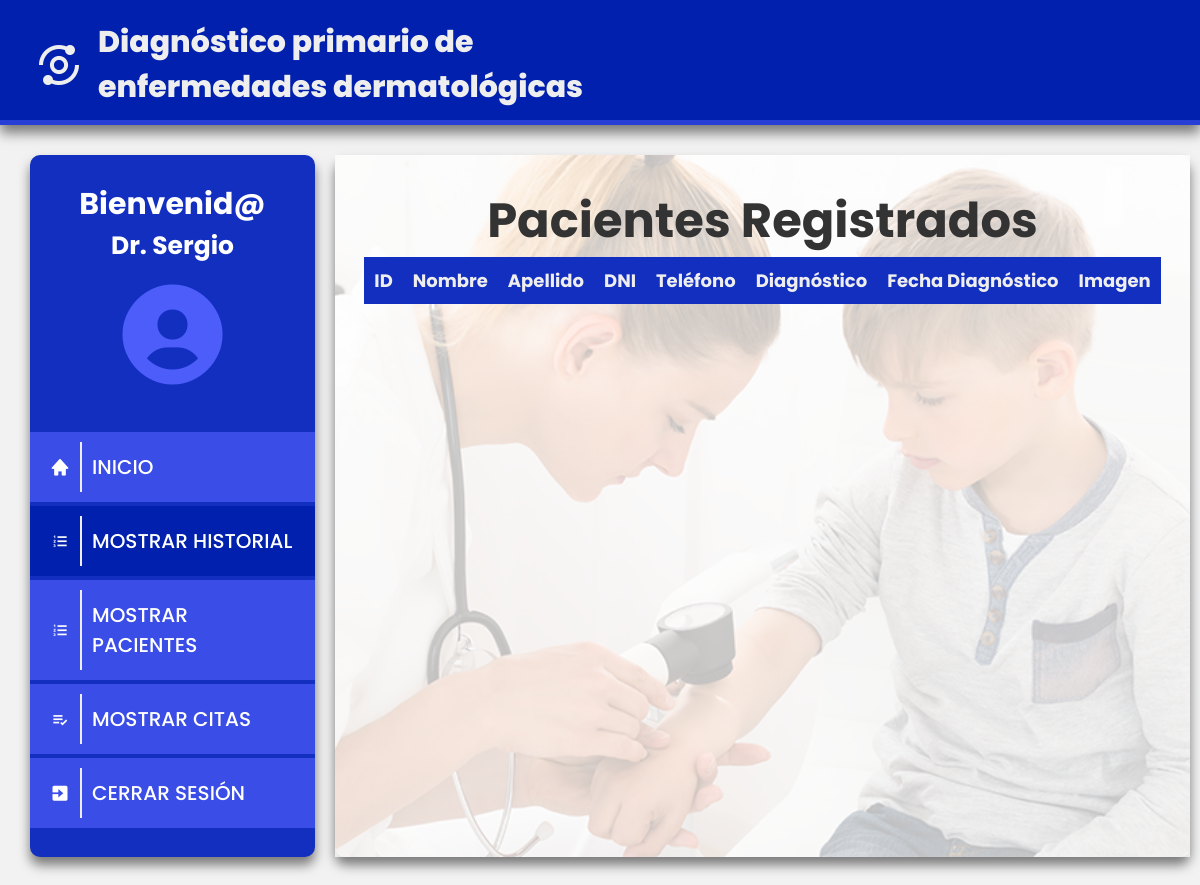
The page /show_record/1/Sergio on the database as committed earlier.
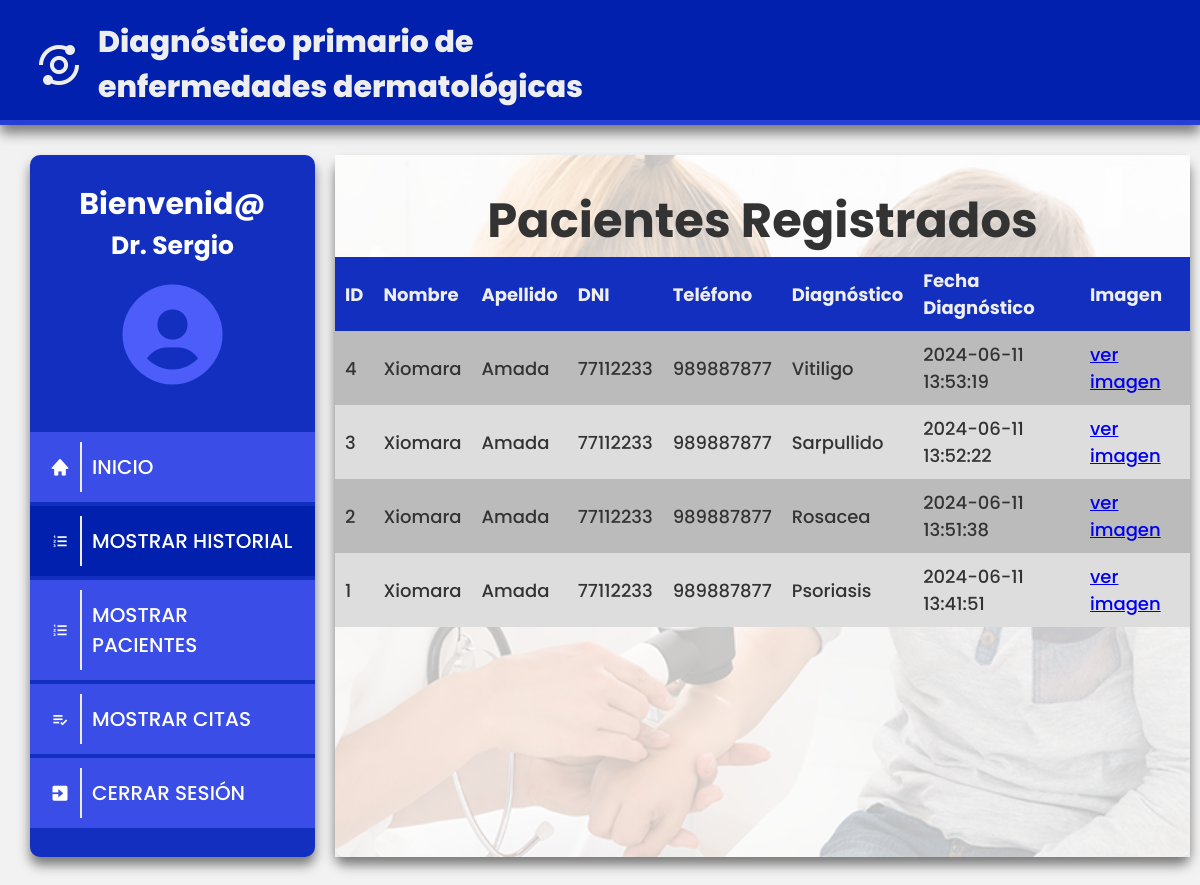
The same page on the database as committed later.
### tables this page shows
CREATE TABLE "Record" (
	"id"	INTEGER NOT NULL,
	"id_patient"	INTEGER NOT NULL,
	"image_url"	TEXT NOT NULL,
	"disease"	TEXT NOT NULL,
	"r_date"	TEXT NOT NULL,
	PRIMARY KEY("id" AUTOINCREMENT)
);

CREATE TABLE "Patients" (
	"id"	INTEGER NOT NULL,
	"name"	TEXT NOT NULL,
	"lastName"	TEXT NOT NULL,
	"document"	TEXT NOT NULL,
	"telf"	TEXT NOT NULL,
	"date"	TEXT,
	"email"	TEXT,
	"password"	TEXT NOT NULL,
	"disease"	TEXT,
	PRIMARY KEY("id")
);

### app.py (the view)
@app.route("/show_record/<int:doctor_id>/<doctor_name>")
def show_record(doctor_id, doctor_name):
    conn = sqlite3.connect(database_path)
    cursor = conn.cursor()
    cursor.execute(
        """
    SELECT *
    FROM Record
    INNER JOIN Patients ON Record.id_patient = Patients.id
    ORDER BY Record.id DESC;
    """
    )
    resultados = cursor.fetchall()
    cursor.close()
    conn.close()
    return render_template(
        "show_record.html",
        doctor_id=doctor_id,
        doctor_name=doctor_name,
        record=resultados,
    )

### templates/show_record.html
{% extends "interface_doctor.html" %}
{% block ul %}
<ul class="nav_list">
    <li><a class="menu_opcion" href="{{ url_for('interface_doctor',doctor_id = doctor_id) }}">
            <div>
                <i class='bx bxs-home'></i>
                <span>INICIO</span>
            </div>
        </a></li>
    <li><a class="menu_opcion activado"
            href="{{ url_for('show_record',doctor_id = doctor_id,doctor_name=doctor_name) }}"">
            <div>
                <i class='bx bx-list-ol'></i>
                <span>MOSTRAR HISTORIAL</span>
            </div>
        </a></li>
    <li><a class=" menu_opcion" href="{{ url_for('show_patients',doctor_id=doctor_id, doctor_name = doctor_name) }}">
            <div>
                <i class='bx bx-list-ol'></i>
                <span>MOSTRAR PACIENTES</span>
            </div>
        </a></li>
    <li><a class="menu_opcion" href="{{ url_for('show_dates',doctor_id=doctor_id, doctor_name=doctor_name) }}">
            <div>
                <i class='bx bx-list-check'></i>
                <span>MOSTRAR CITAS</span>
            </div>
        </a></li>
    <li><a class="menu_opcion" href="{{ url_for('index') }}">
            <div>
                <i class='bx bxs-exit'></i>
                <span>CERRAR SESIÓN</span>
            </div>
        </a></li>
</ul>
{% endblock %}
{% block content %}
<div class="overlay_3">
    <h1>Pacientes Registrados</h1>
    <div class="patients_table">
        <table>
            <tr>
                <th>ID</th>
                <th>Nombre</th>
                <th>Apellido</th>
                <th>DNI</th>
                <th>Teléfono</th>
                <th>Diagnóstico</th>
                <th>Fecha Diagnóstico</th>
                <th>Imagen</th>
            </tr>
            {% for r in record %}
            <tr>
                <td>{{ r[0] }}</td>
                <td>{{ r[6] }}</td>
                <td>{{ r[7] }}</td>
                <td>{{ r[8] }}</td>
                <td>{{ r[9] }}</td>
                <td>{{ r[3] }}</td>
                <td>{{ r[4][:19] }}</td>
                <td>
                    <a
                        href="{{ url_for('show_record_image', doctor_id=doctor_id, doctor_name=doctor_name, record_img=r[0]) }}">ver
                        imagen</a>
                </td>
            </tr>
            {% endfor %}
        </table>
    </div>
</div>
{% endblock %}

### templates/interface_doctor.html (shortened to what this page needs)
<!DOCTYPE html>
<html lang="en">
<head>
    <link rel="stylesheet" href="https://unpkg.com/boxicons@latest/css/boxicons.min.css" />
    <link rel="stylesheet" href="{{url_for('static',filename ='css/doctor_style.css')}}" />
</head>
<body>
    <div class="div_back">
        <div class="title">
            <i class='bx bx-analyse bx-lg'></i>
            Diagnóstico primario de<br />enfermedades dermatológicas
        </div>
        <div class="section_1">
            <div class="menu">
                <div class="div_user">
                    <h1>Bienvenid@</h1>
                    <h2>Dr. {{doctor_name}}</h2>
                    <i class='bx bxs-user-circle'></i>
                </div>
                {% block ul %}{% endblock %}
            </div>
            <div class="section_2">
                {% block content %}{% endblock %}
            </div>
        </div>
    </div>
</body>

### static/css/doctor_style.css (style rules this page uses)
* { margin: 0; padding: 0; box-sizing: border-box; }
.div_back { position: absolute; top: 0; left: 0; width: 100%; height: 100%; background-color: #F2F2F2; display: flex; flex-direction: column; }
.div_back .title { font-family: "Poppins", sans-serif; font-size: 30px; font-weight: 800; background-color: #0020ad; border-bottom: 5px solid #273fd4; color: #EEE; display: flex; align-items: center; padding: 20px 0 10px 35px; box-shadow: rgba(0, 0, 0, 0.5) 0px 8px 12px 0px; }
.title i { padding-right: 15px; }
.section_1 { display: grid; grid-template-columns: 25% 75%; grid-template-rows: 1fr; grid-column-gap: 20px; height: 100%; padding: 30px; }
.menu { display: flex; flex-direction: column; justify-content: center; align-items: center; background-color: #132fc0; border-radius: 10px; box-shadow: rgba(0, 0, 0, 0.5) 0px 8px 12px 0px; }
.menu .div_user { display: flex; flex-direction: column; align-items: center; color: #fff; font-family: "Poppins", sans-serif; font-weight: 800; }
.div_user h1 { font-size: 30px; }
.div_user h2 { font-size: 25px; }
.bxs-user-circle { color: #4d5dfa; font-size: 120px; padding-top: 10px; padding-bottom: 35px; }
.nav_list { list-style: none; display: flex; flex-direction: column; width: 100%; }
.menu_opcion { display: block; text-decoration: none; padding: 10px; font-size: 20px; font-family: "Poppins", sans-serif; font-weight: 500; color: #fff; background-color: #3a4ee7; border-top: 2px solid #132fc0; border-bottom: 2px solid #132fc0; transition: all 0.6s ease; }
.activado { background-color: #0020ad; }
.menu_opcion div { display: flex; align-items: center; }
.menu_opcion span { display: block; border-left: 2px solid #eee; padding: 10px; }
.menu_opcion i { padding: 10px; }
.section_2 { width: 100%; height: 100%; background-image: url("../images/bg_2.jpg"); background-size: cover; background-position: center; background-repeat: no-repeat; border-radius: 10px; box-shadow: rgba(0, 0, 0, 0.5) 0px 8px 12px 0px; }
.overlay_3 { width: 100%; height: 100%; background-color: rgba(255, 255, 255, 0.75); display: flex; align-items: center; flex-direction: column; justify-content: center; padding: 30px 0px 0px 0px; font-size: 24px; font-family: "Poppins", sans-serif; font-weight: 500; color: #333; }
.patients_table { height: 600px; overflow-y: scroll; }
.patients_table th { background-color: #132fc0; color: #EEE; font-size: 18px; padding: 10px; }
.patients_table td { padding: 5px; color: #333; font-size: 18px; padding: 10px; }
.patients_table table { border-collapse: collapse; text-align: left; }
.patients_table tr { background-color: #ddd; }
.patients_table tr:nth-child(even) { background-color: #bbb; }

Rows that differ between the two databases and show on the page:
added Record: id "4", name "Xiomara", lastName "Amada", document "77112233", telf "989887877", disease "Vitiligo", r_date "2024-06-11 13:53:19"
added Record: id "3", name "Xiomara", lastName "Amada", document "77112233", telf "989887877", disease "Sarpullido", r_date "2024-06-11 13:52:22"
added Record: id "2", name "Xiomara", lastName "Amada", document "77112233", telf "989887877", disease "Rosacea", r_date "2024-06-11 13:51:38"
added Record: id "1", name "Xiomara", lastName "Amada", document "77112233", telf "989887877", disease "Psoriasis", r_date "2024-06-11 13:41:51"
